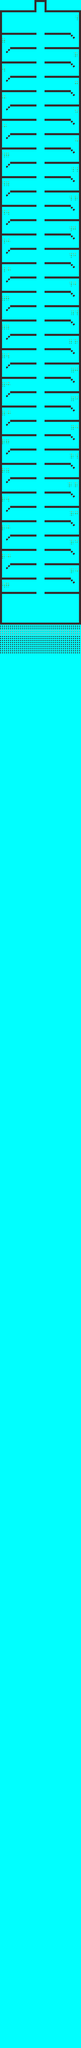

Rendered tile map (Tiled .tmx) drawn with the repository's tilesets; below, a short description and the map source with its tile grids summarised:
An orthogonal 40x1000 tile map with 32x32 px tiles, 1 tile layer (Tile Layer 1), 3 tilesets.

<map version="1.2" tiledversion="1.3.2" orientation="orthogonal" renderorder="right-down" compressionlevel="0" width="40" height="1000" tilewidth="32" tileheight="32" infinite="0" backgroundcolor="#00ffff" nextlayerid="3" nextobjectid="1">
 <tileset firstgid="1" source="grounds.tsx" />
 <tileset firstgid="257" source="numbers.tsx" />
 <tileset firstgid="353" source="road.tsx" />
 <layer id="1" name="Tile Layer 1" width="40" height="1000">
  <data>[40000 cells, 2959 non-empty, 396 distinct tile ids]</data>
 </layer>
 <objectgroup id="2" name="walls" />
</map>
